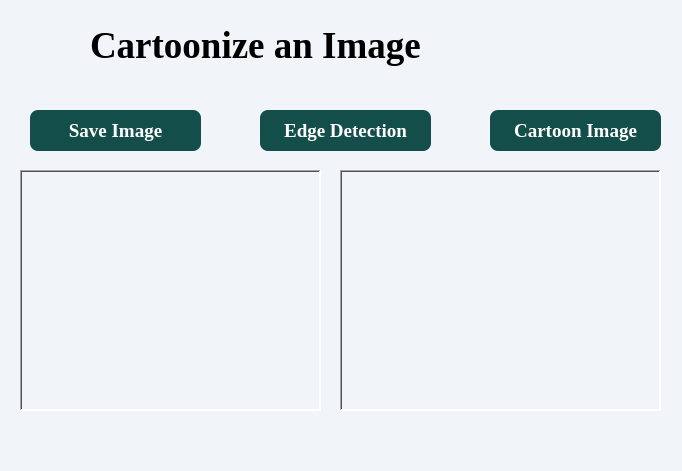
<?xml version="1.0" encoding="UTF-8"?>
<ui version="4.0">
 <class>MainWindow</class>
 <widget class="QMainWindow" name="MainWindow">
  <property name="geometry">
   <rect>
    <x>0</x>
    <y>0</y>
    <width>682</width>
    <height>471</height>
   </rect>
  </property>
  <property name="windowTitle">
   <string>Cartoonize an Image</string>
  </property>
  <property name="styleSheet">
   <string notr="true">background:#f1f5f9</string>
  </property>
  <widget class="QWidget" name="centralwidget">
   <widget class="QLabel" name="label">
    <property name="geometry">
     <rect>
      <x>90</x>
      <y>0</y>
      <width>441</width>
      <height>91</height>
     </rect>
    </property>
    <property name="font">
     <font>
      <family>Times New Roman</family>
      <pointsize>28</pointsize>
      <weight>75</weight>
      <bold>true</bold>
     </font>
    </property>
    <property name="text">
     <string>Cartoonize an Image</string>
    </property>
   </widget>
   <widget class="QPushButton" name="save_btn">
    <property name="geometry">
     <rect>
      <x>30</x>
      <y>110</y>
      <width>171</width>
      <height>41</height>
     </rect>
    </property>
    <property name="font">
     <font>
      <family>Times New Roman</family>
      <pointsize>14</pointsize>
      <weight>75</weight>
      <bold>true</bold>
     </font>
    </property>
    <property name="styleSheet">
     <string notr="true">background:#134e4a;
color: #FFFFFF;
border-radius: 8px;</string>
    </property>
    <property name="text">
     <string>Save Image</string>
    </property>
   </widget>
   <widget class="QPushButton" name="image">
    <property name="geometry">
     <rect>
      <x>490</x>
      <y>110</y>
      <width>171</width>
      <height>41</height>
     </rect>
    </property>
    <property name="font">
     <font>
      <family>Times New Roman</family>
      <pointsize>14</pointsize>
      <weight>75</weight>
      <bold>true</bold>
     </font>
    </property>
    <property name="styleSheet">
     <string notr="true">background:#134e4a;
color: #FFFFFF;
border-radius: 8px;</string>
    </property>
    <property name="text">
     <string>Cartoon Image</string>
    </property>
   </widget>
   <widget class="QLabel" name="image1">
    <property name="geometry">
     <rect>
      <x>20</x>
      <y>170</y>
      <width>301</width>
      <height>241</height>
     </rect>
    </property>
    <property name="autoFillBackground">
     <bool>false</bool>
    </property>
    <property name="styleSheet">
     <string notr="true"/>
    </property>
    <property name="frameShape">
     <enum>QFrame::WinPanel</enum>
    </property>
    <property name="frameShadow">
     <enum>QFrame::Sunken</enum>
    </property>
    <property name="lineWidth">
     <number>0</number>
    </property>
    <property name="midLineWidth">
     <number>0</number>
    </property>
    <property name="text">
     <string/>
    </property>
    <property name="indent">
     <number>1</number>
    </property>
   </widget>
   <widget class="QLabel" name="cartoon">
    <property name="geometry">
     <rect>
      <x>340</x>
      <y>170</y>
      <width>321</width>
      <height>241</height>
     </rect>
    </property>
    <property name="autoFillBackground">
     <bool>false</bool>
    </property>
    <property name="styleSheet">
     <string notr="true"/>
    </property>
    <property name="frameShape">
     <enum>QFrame::WinPanel</enum>
    </property>
    <property name="frameShadow">
     <enum>QFrame::Sunken</enum>
    </property>
    <property name="lineWidth">
     <number>0</number>
    </property>
    <property name="midLineWidth">
     <number>0</number>
    </property>
    <property name="text">
     <string/>
    </property>
    <property name="indent">
     <number>1</number>
    </property>
   </widget>
   <widget class="QPushButton" name="edge_btn">
    <property name="geometry">
     <rect>
      <x>260</x>
      <y>110</y>
      <width>171</width>
      <height>41</height>
     </rect>
    </property>
    <property name="font">
     <font>
      <family>Times New Roman</family>
      <pointsize>14</pointsize>
      <weight>75</weight>
      <bold>true</bold>
     </font>
    </property>
    <property name="styleSheet">
     <string notr="true">background:#134e4a;
color: #FFFFFF;
border-radius: 8px;</string>
    </property>
    <property name="text">
     <string>Edge Detection</string>
    </property>
   </widget>
  </widget>
  <widget class="QMenuBar" name="menubar">
   <property name="geometry">
    <rect>
     <x>0</x>
     <y>0</y>
     <width>682</width>
     <height>26</height>
    </rect>
   </property>
  </widget>
  <widget class="QStatusBar" name="statusbar"/>
 </widget>
 <resources/>
 <connections/>
</ui>
